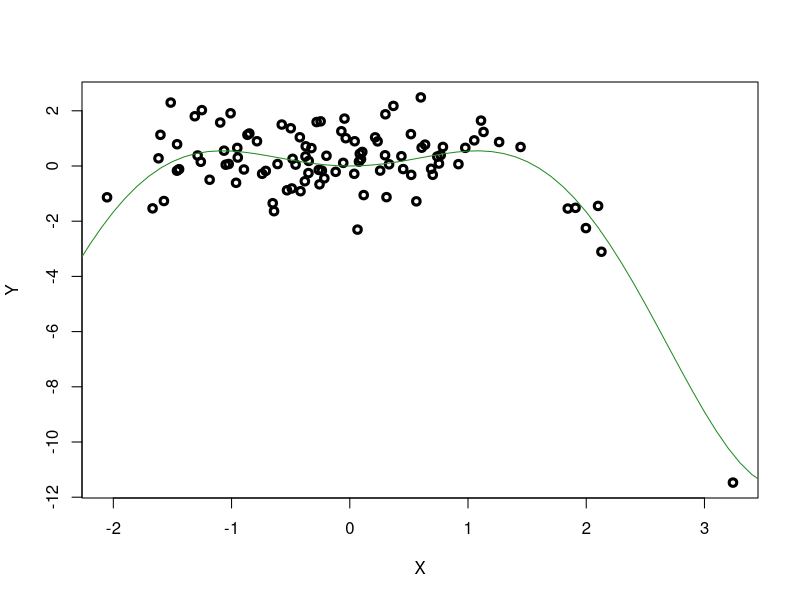
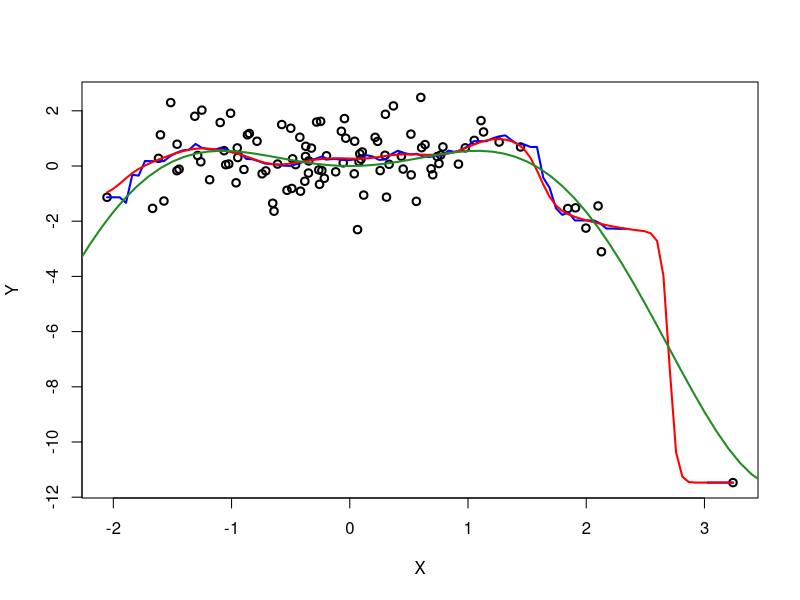

Reproduce these figures in R, in order.
## Compare effect of kernel estimators 
## generate some data for testing purposes:
set.seed(123)
n <- 100
eps <- rnorm(n, sd = 1)
fx <- function(x) {x^2*cos(x)}
X <- rnorm(n, sd = 1)
Y <- fx(X) + eps
x_grid<-seq(-5,5,0.1)
plot(X,Y, lwd=3)
lines(x_grid,fx(x_grid),col='forestgreen')

## ksmooth:
box_sm <- ksmooth(x=X,y=Y,kernel = 'box',bandwidth = 0.5)
gauss_sm <- ksmooth(x=X,y=Y,kernel = 'normal',bandwidth = 0.5)

plot(X,Y,lwd=2)
lines(box_sm$x,box_sm$y,col='blue',lwd=2)
lines(gauss_sm$x,gauss_sm$y,col='red',lwd=2)
lines(x_grid,fx(x_grid),col='forestgreen',lwd=2)



